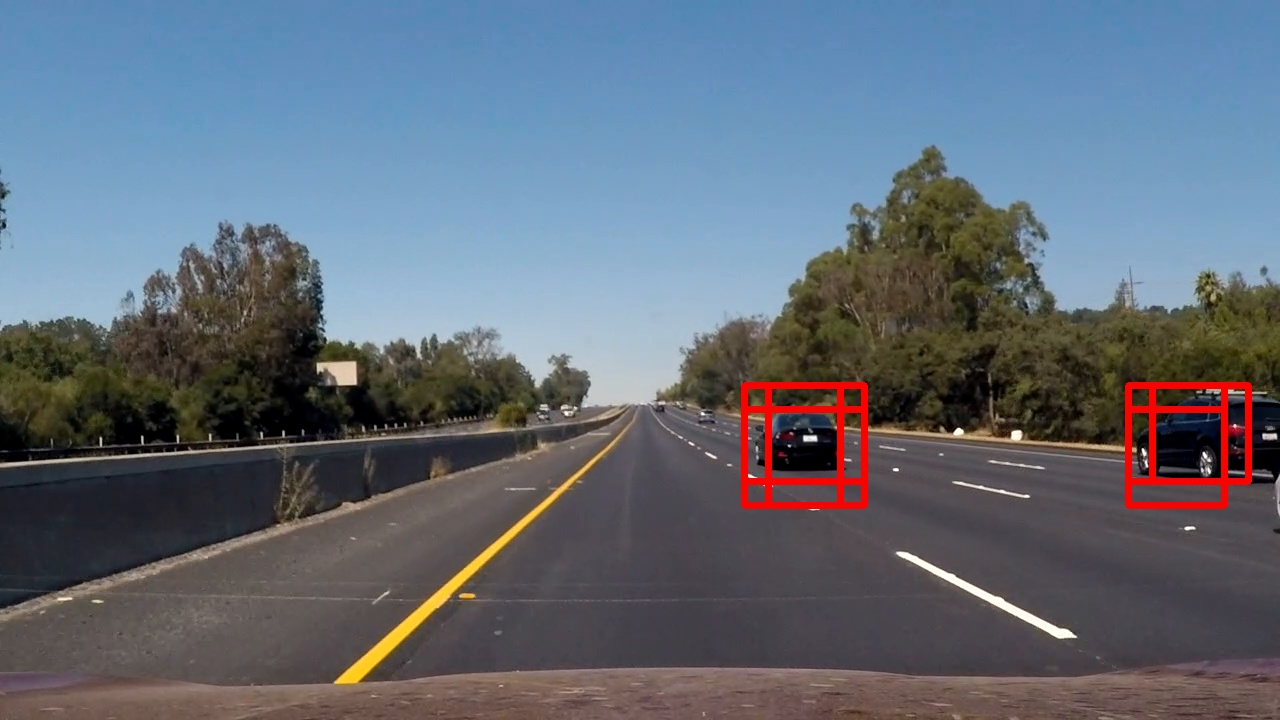
#> input picture examples/scale1.5.jpg, 1280 x 720 px
$ python -i tracking.py   (imports and definitions only)   (older library calls are emulated)
#> lines starting #> are read from the running program, lines starting #| are printed output that depends on the picture
#> further down, picture is the input picture: shape (720, 1280, 3); mean B, G, R 118.6, 106.8, 97.9
import numpy as np
import cv2
from scipy.optimize import linear_sum_assignment
from numpy.linalg import inv
from skimage import feature
import copy

#
# Tracker class, with functions for tracking objects
#
class Tracker():
    def __init__(self):
        self.predictions = []

    # [31 lines left out: functions get_pred_coords, associate, not called in this run]

    def get_model_image(self,image):
        hsv = cv2.cvtColor(image,cv2.COLOR_BGR2HSV)
#> hsv: shape (720, 1280, 3); mean H, S, V 82.8, 80.5, 130.3
        h = hsv[:,:,0]
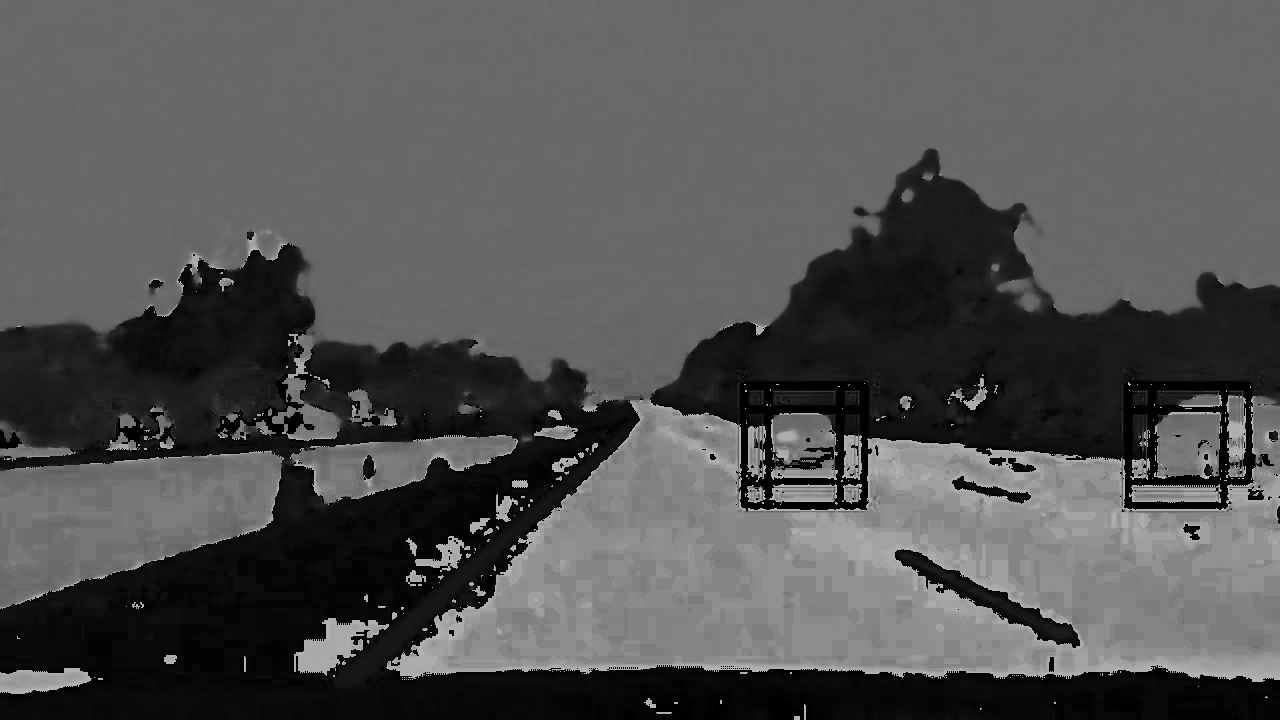
#> h: shape (720, 1280); min 0, max 179, mean 82.8
        s = hsv[:,:,1]
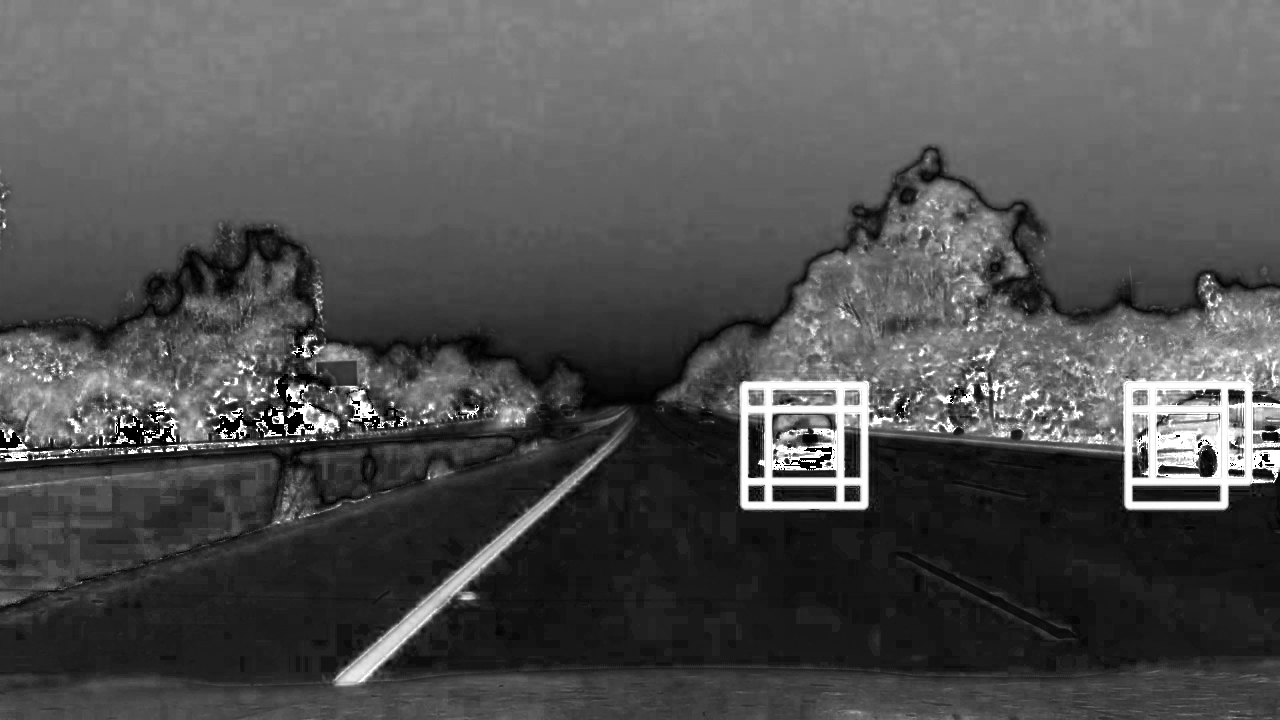
#> s: shape (720, 1280); min 0, max 255, mean 80.5
        lbp = self.get_lbp_image(image)

        roi_image = cv2.merge((h,s,lbp.astype('uint8')))

        return roi_image

    # [14 lines left out: function get_model_histogram, not called in this run]

    def get_lbp_image(self,image):
        numPoints = 24
        radius = 8
        gray = cv2.cvtColor(image,cv2.COLOR_BGR2GRAY)
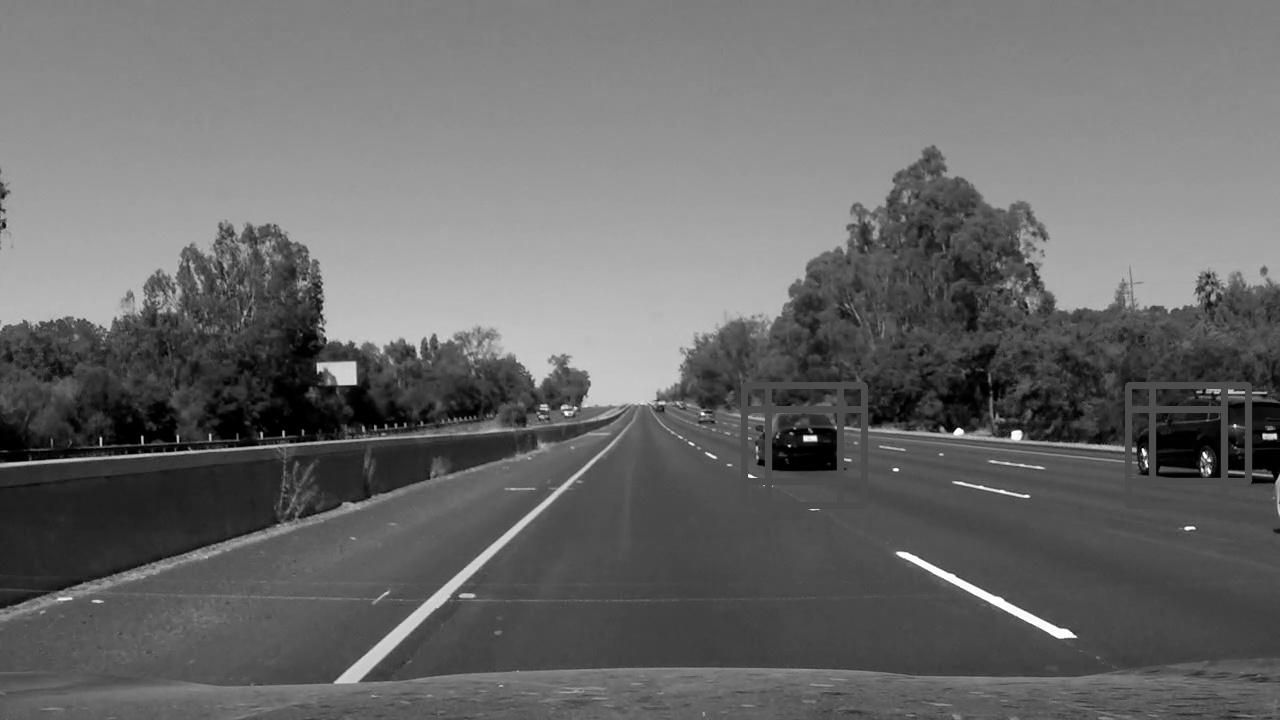
#> gray: shape (720, 1280); min 0, max 254, mean 105.5
        lbp = feature.local_binary_pattern(gray, numPoints, radius, method="uniform")
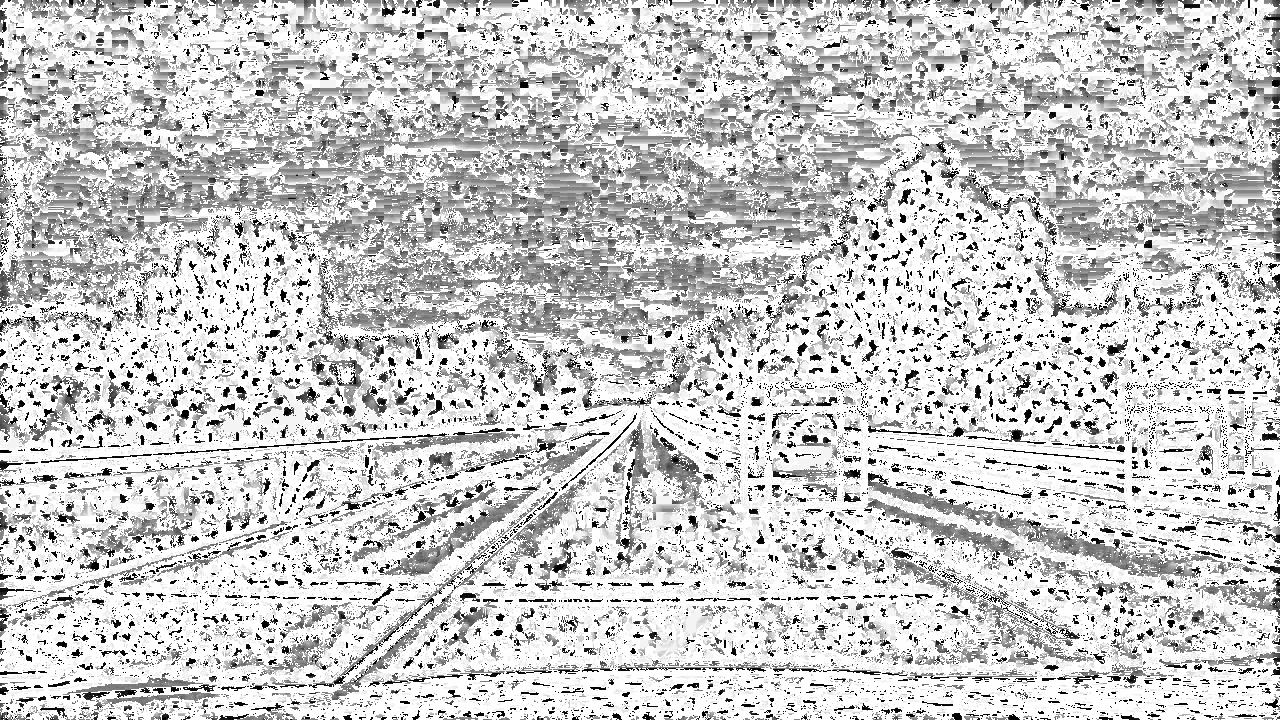
#> lbp: shape (720, 1280) float64; min 0, max 25, mean 19.7; drawn with min black and max white
        return lbp

    # [18 lines left out: function camshift_tracking, not called in this run]


#
# TrackedObject class, for storing tracked car state info and Kalman filter variables
#
class TrackedObject:
    # [63 lines left out: functions __init__, init_kalman_filter, predict, measurement, add_bbox, average_bbox and 1 more, not called in this run]

>>> import cv2
>>> picture = cv2.imread('examples/scale1.5.jpg')
>>> result = Tracker().get_model_image(picture)
#> in get_model_image, `roi_image = cv2.merge((h,s,lbp.astype('uint8')))`: roi_image: shape (720, 1280, 3); mean H, S, V 82.8, 80.5, 19.7
